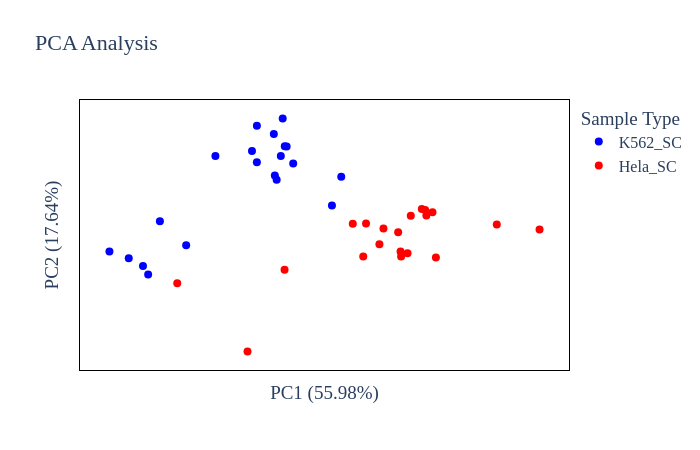

Here is the notebook cell this chart was saved with:
### Code cell
# Protein Abundance PCA plot
plot_options={
            "compare groups": ["K562_SC", "Hela_SC"],
            "title": "PCA Analysis",
            "color": ["blue", "red", "green", "black", "yellow", "purple",
                      "orange", "brown", "pink", "gray", "olive", "cyan"],
            "symbol": ['circle', 'circle', 'circle'],
            "marker_size": 8,
            "width": 700,
            "height": 450,
            "font": dict(size=16, family="Arial black"),
            "ylimits": [],
            "xlimits": []
        }
figure, _, _ =plotter.PCA_plots(data_obj, plot_options, saved_settings, missing_value_thresh=33)
figure.show()

### Figure 1 — Plotly figure (JSON) as saved in the notebook; plotly's stock layout.template omitted (floating-point values rounded to 4 significant figures)
{"data": [{"hovertemplate": "%{text}<br>PC1: %{x} <br>PC2: %{y}", "legendgroup": "K562_SC", "marker": {"color": "blue", "size": 8, "symbol": "circle"}, "mode": "markers", "name": "K562_SC", "orientation": "v", "showlegend": true, "text": ["C:\\Users\\RTK\\Downloads\\dianntest\\LL2076_HKHPp1\\LL2076_HKHPp1_Hela_1cpw_blo5run5_GK17_rep3_ch2_DIAdry", "C:\\Users\\RTK\\Downloads\\dianntest\\LL2076_HKHPp1\\LL2076_HKHPp1_Hela_1cpw_blo5run5_GK17_rep3_ch2_DIAdry", "C:\\Users\\RTK\\Downloads\\dianntest\\LL2076_HKHPp1\\LL2076_HKHPp1_Hela_1cpw_blo5run5_GK17_rep3_ch2_DIAdry", "C:\\Users\\RTK\\Downloads\\dianntest\\LL2076_HKHPp1\\LL2076_HKHPp1_Hela_1cpw_blo5run5_GK17_rep3_ch2_DIAdry", "C:\\Users\\RTK\\Downloads\\dianntest\\LL2076_HKHPp1\\LL2076_HKHPp1_Hela_1cpw_blo5run5_GK17_rep3_ch2_DIAdry", "C:\\Users\\RTK\\Downloads\\dianntest\\LL2076_HKHPp1\\LL2076_HKHPp1_Hela_1cpw_blo5run5_GK17_rep3_ch2_DIAdry", "C:\\Users\\RTK\\Downloads\\dianntest\\LL2076_HKHPp1\\LL2076_HKHPp1_Hela_1cpw_blo5run5_GK17_rep3_ch2_DIAdry", "C:\\Users\\RTK\\Downloads\\dianntest\\LL2076_HKHPp1\\LL2076_HKHPp1_Hela_1cpw_blo5run5_GK17_rep3_ch2_DIAdry", "C:\\Users\\RTK\\Downloads\\dianntest\\LL2076_HKHPp1\\LL2076_HKHPp1_Hela_1cpw_blo5run5_GK17_rep3_ch2_DIAdry", "C:\\Users\\RTK\\Downloads\\dianntest\\LL2076_HKHPp1\\LL2076_HKHPp1_Hela_1cpw_blo5run5_GK17_rep3_ch2_DIAdry", "C:\\Users\\RTK\\Downloads\\dianntest\\LL2076_HKHPp1\\LL2076_HKHPp1_Hela_1cpw_blo5run8_GK22_rep4_ch1_DIAdry", "C:\\Users\\RTK\\Downloads\\dianntest\\LL2076_HKHPp1\\LL2076_HKHPp1_Hela_1cpw_blo5run8_GK22_rep4_ch1_DIAdry", "C:\\Users\\RTK\\Downloads\\dianntest\\LL2076_HKHPp1\\LL2076_HKHPp1_Hela_1cpw_blo5run8_GK22_rep4_ch1_DIAdry", "C:\\Users\\RTK\\Downloads\\dianntest\\LL2076_HKHPp1\\LL2076_HKHPp1_Hela_1cpw_blo5run8_GK22_rep4_ch1_DIAdry", "C:\\Users\\RTK\\Downloads\\dianntest\\LL2076_HKHPp1\\LL2076_HKHPp1_Hela_1cpw_blo5run8_GK22_rep4_ch1_DIAdry", "C:\\Users\\RTK\\Downloads\\dianntest\\LL2076_HKHPp1\\LL2076_HKHPp1_Hela_1cpw_blo5run8_GK22_rep4_ch1_DIAdry", "C:\\Users\\RTK\\Downloads\\dianntest\\LL2076_HKHPp1\\LL2076_HKHPp1_Hela_1cpw_blo5run8_GK22_rep4_ch1_DIAdry", "C:\\Users\\RTK\\Downloads\\dianntest\\LL2076_HKHPp1\\LL2076_HKHPp1_Hela_1cpw_blo5run8_GK22_rep4_ch1_DIAdry", "C:\\Users\\RTK\\Downloads\\dianntest\\LL2076_HKHPp1\\LL2076_HKHPp1_Hela_1cpw_blo5run8_GK22_rep4_ch1_DIAdry", "C:\\Users\\RTK\\Downloads\\dianntest\\LL2076_HKHPp1\\LL2076_HKHPp1_Hela_1cpw_blo5run8_GK22_rep4_ch1_DIAdry"], "type": "scatter", "x": [-163900000.0, -284300000.0, -77520000.0, -591800000.0, 80970000.0, -82890000.0, -114700000.0, -445400000.0, -163900000.0, -106500000.0, -479500000.0, -58460000.0, -535800000.0, -111800000.0, -369100000.0, -494500000.0, -88900000.0, 53960000.0, -178100000.0, -94360000.0], "xaxis": "x", "y": [175000000.0, 196100000.0, 228400000.0, -126800000.0, 126300000.0, 229400000.0, 270200000.0, -24240000.0, 298600000.0, 115900000.0, -204600000.0, 171200000.0, -149000000.0, 130100000.0, -105300000.0, -175300000.0, 322900000.0, 28970000.0, 213000000.0, 195900000.0], "yaxis": "y"}, {"hovertemplate": "%{text}<br>PC1: %{x} <br>PC2: %{y}", "legendgroup": "Hela_SC", "marker": {"color": "red", "size": 8, "symbol": "circle"}, "mode": "markers", "name": "Hela_SC", "orientation": "v", "showlegend": true, "text": ["C:\\Users\\RTK\\Downloads\\dianntest\\LL2076_HKHPp1\\LL2076_HKHPp1_Hela_1cpw_blo5run1_GK18_rep1_ch2_DIAdry", "C:\\Users\\RTK\\Downloads\\dianntest\\LL2076_HKHPp1\\LL2076_HKHPp1_Hela_1cpw_blo5run2_GK21_rep2_ch1_DIAdry", "C:\\Users\\RTK\\Downloads\\dianntest\\LL2076_HKHPp1\\LL2076_HKHPp1_Hela_1cpw_blo5run5_GK17_rep3_ch2_DIAdry", "C:\\Users\\RTK\\Downloads\\dianntest\\LL2076_HKHPp1\\LL2076_HKHPp1_Hela_1cpw_blo5run8_GK22_rep4_ch1_DIAdry", "C:\\Users\\RTK\\Downloads\\dianntest\\LL2076_HKHPp1\\LL2076_HKHPp1_Hela_1cpw_blo5run15_GK5_rep5_ch2_DIAdry", "C:\\Users\\RTK\\Downloads\\dianntest\\LL2076_HKHPp1\\LL2076_HKHPp1_Hela_1cpw_blo5run16_GK12_rep6_ch1_DIAdry", "C:\\Users\\RTK\\Downloads\\dianntest\\LL2076_HKHPp1\\LL2076_HKHPp1_Hela_1cpw_blo5run17_GK15_rep7_ch2_DIAdry", "C:\\Users\\RTK\\Downloads\\dianntest\\LL2076_HKHPp1\\LL2076_HKHPp1_Hela_1cpw_blo5run18_GK8_rep8_ch1_DIAdry", "C:\\Users\\RTK\\Downloads\\dianntest\\LL2076_HKHPp1\\LL2076_HKHPp1_Hela_1cpw_blo5run20_GK11_rep9_ch1_DIAdry", "C:\\Users\\RTK\\Downloads\\dianntest\\LL2076_HKHPp1\\LL2076_HKHPp1_Hela_1cpw_blo5run21_GK7_rep10_ch2_DIAdry", "C:\\Users\\RTK\\Downloads\\dianntest\\LL2076_HKHPp1\\LL2076_HKHPp1_Hela_1cpw_blo5run2_GK21_rep2_ch1_DIAdry", "C:\\Users\\RTK\\Downloads\\dianntest\\LL2076_HKHPp1\\LL2076_HKHPp1_Hela_1cpw_blo5run2_GK21_rep2_ch1_DIAdry", "C:\\Users\\RTK\\Downloads\\dianntest\\LL2076_HKHPp1\\LL2076_HKHPp1_Hela_1cpw_blo5run2_GK21_rep2_ch1_DIAdry", "C:\\Users\\RTK\\Downloads\\dianntest\\LL2076_HKHPp1\\LL2076_HKHPp1_Hela_1cpw_blo5run2_GK21_rep2_ch1_DIAdry", "C:\\Users\\RTK\\Downloads\\dianntest\\LL2076_HKHPp1\\LL2076_HKHPp1_Hela_1cpw_blo5run2_GK21_rep2_ch1_DIAdry", "C:\\Users\\RTK\\Downloads\\dianntest\\LL2076_HKHPp1\\LL2076_HKHPp1_Hela_1cpw_blo5run2_GK21_rep2_ch1_DIAdry", "C:\\Users\\RTK\\Downloads\\dianntest\\LL2076_HKHPp1\\LL2076_HKHPp1_Hela_1cpw_blo5run2_GK21_rep2_ch1_DIAdry", "C:\\Users\\RTK\\Downloads\\dianntest\\LL2076_HKHPp1\\LL2076_HKHPp1_Hela_1cpw_blo5run2_GK21_rep2_ch1_DIAdry", "C:\\Users\\RTK\\Downloads\\dianntest\\LL2076_HKHPp1\\LL2076_HKHPp1_Hela_1cpw_blo5run2_GK21_rep2_ch1_DIAdry", "C:\\Users\\RTK\\Downloads\\dianntest\\LL2076_HKHPp1\\LL2076_HKHPp1_Hela_1cpw_blo5run2_GK21_rep2_ch1_DIAdry"], "type": "scatter", "x": [191800000.0, 345800000.0, 324600000.0, 203600000.0, 355700000.0, 328100000.0, 253200000.0, 532400000.0, 282800000.0, 254800000.0, -191100000.0, 152900000.0, 273400000.0, 246200000.0, -395000000.0, 314900000.0, 656600000.0, 144800000.0, -83520000.0, 114500000.0], "xaxis": "x", "y": [-102000000.0, 6221000.0, 13620000.0, -48690000.0, -146700000.0, -4888000.0, -126300000.0, -35450000.0, -5842000.0, -143000000.0, -464500000.0, -31520000.0, -132100000.0, -61800000.0, -234100000.0, 17230000.0, -51910000.0, -143600000.0, -188500000.0, -32740000.0], "yaxis": "y"}], "layout": {"font": {"family": "Arial black", "size": 16}, "height": 450, "legend": {"title": {"text": "Sample Type"}, "tracegroupgap": 0}, "paper_bgcolor": "rgba(255, 255, 255, 255)", "plot_bgcolor": "rgba(255, 255, 255, 255)", "title": {"text": "PCA Analysis"}, "width": 700, "xaxis": {"anchor": "y", "domain": [0, 1], "linecolor": "black", "mirror": true, "showticklabels": false, "title": {"text": "PC1 (55.98%)"}}, "yaxis": {"anchor": "x", "domain": [0, 1], "linecolor": "black", "mirror": true, "showticklabels": false, "title": {"text": "PC2 (17.64%)"}}}}
